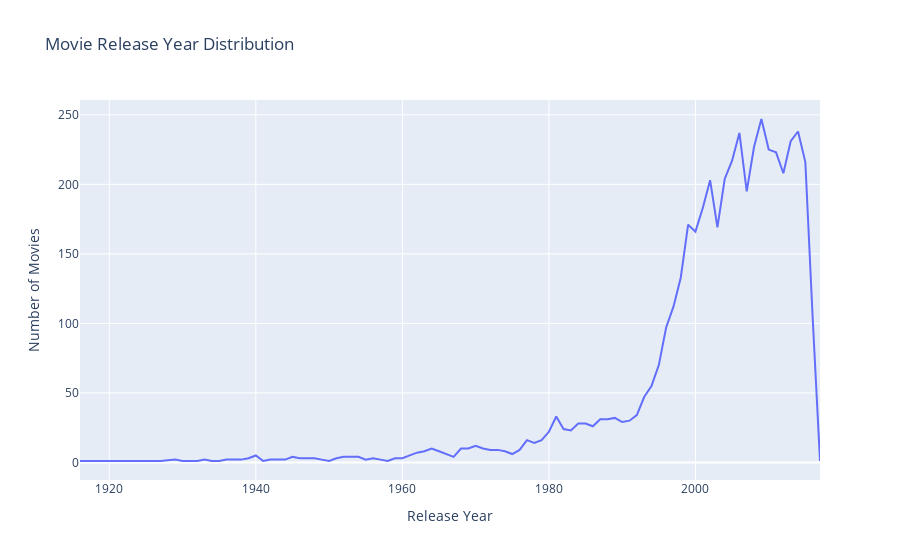

Source (notebook cell):
### Code cell
movies_data['release_year'] = pd.to_datetime(movies_data['release_date']).dt.year
release_year_count = movies_data['release_year'].value_counts().sort_index()
fig = px.line(release_year_count, x=release_year_count.index, y=release_year_count.values, title='Movie Release Year Distribution')
fig.update_xaxes(title='Release Year')
fig.update_yaxes(title='Number of Movies')
fig.show()

### Figure 1 — Plotly figure (JSON) as saved in the notebook; plotly's stock layout.template omitted (floating-point values rounded to 4 significant figures)
{"data": [{"hovertemplate": "release_year=%{x}<br>y=%{y}<extra></extra>", "legendgroup": "", "line": {"color": "#636efa", "dash": "solid"}, "marker": {"symbol": "circle"}, "mode": "lines", "name": "", "orientation": "v", "showlegend": false, "type": "scatter", "x": [1916, 1925, 1927, 1929, 1930, 1932, 1933, 1934, 1935, 1936, 1937, 1938, 1939, 1940, 1941, 1942, 1944, 1945, 1946, 1947, 1948, 1949, 1950, 1951, 1952, 1953, 1954, 1955, 1956, 1957, 1958, 1959, 1960, 1961, 1962, 1963, 1964, 1965, 1966, 1967, 1968, 1969, 1970, 1971, 1972, 1973, 1974, 1975, 1976, 1977, 1978, 1979, 1980, 1981, 1982, 1983, 1984, 1985, 1986, 1987, 1988, 1989, 1990, 1991, 1992, 1993, 1994, 1995, 1996, 1997, 1998, 1999, 2000, 2001, 2002, 2003, 2004, 2005, 2006, 2007, 2008, 2009, 2010, 2011, 2012, 2013, 2014, 2015, 2016, 2017], "xaxis": "x", "y": [1, 1, 1, 2, 1, 1, 2, 1, 1, 2, 2, 2, 3, 5, 1, 2, 2, 4, 3, 3, 3, 2, 1, 3, 4, 4, 4, 2, 3, 2, 1, 3, 3, 5, 7, 8, 10, 8, 6, 4, 10, 10, 12, 10, 9, 9, 8, 6, 9, 16, 14, 16, 22, 33, 24, 23, 28, 28, 26, 31, 31, 32, 29, 30, 34, 47, 55, 70, 97, 112, 133, 171, 166, 183, 203, 169, 204, 217, 237, 195, 227, 247, 225, 223, 208, 231, 238, 216, 104, 1], "yaxis": "y"}], "layout": {"autosize": true, "legend": {"tracegroupgap": 0}, "title": {"text": "Movie Release Year Distribution"}, "xaxis": {"anchor": "y", "autorange": true, "domain": [0, 1], "range": [1916, 2017], "title": {"text": "Release Year"}, "type": "linear"}, "yaxis": {"anchor": "x", "autorange": true, "domain": [0, 1], "range": [-12.67, 260.7], "title": {"text": "Number of Movies"}, "type": "linear"}}}
